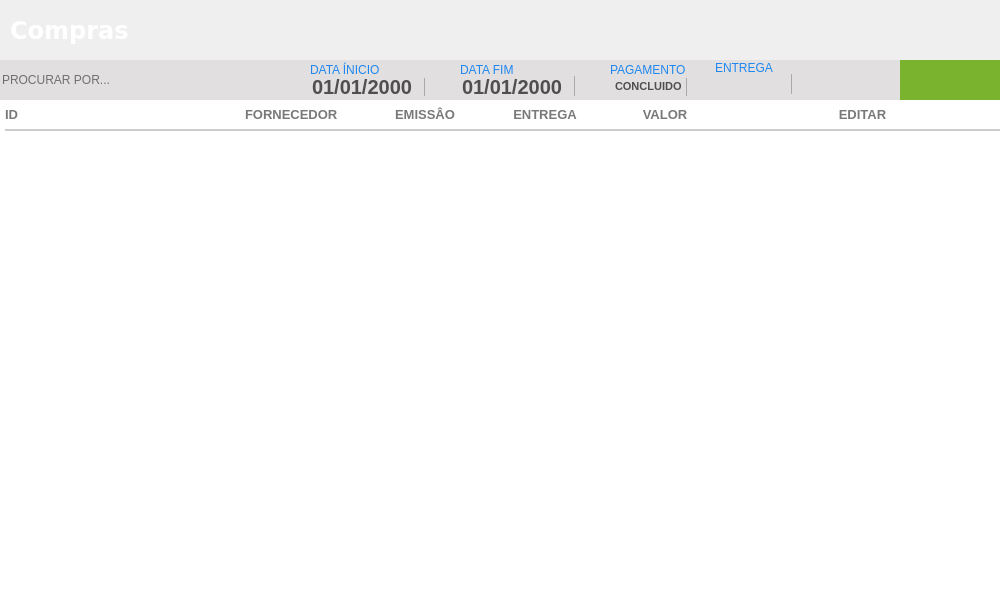
<?xml version="1.0" encoding="UTF-8"?>
<ui version="4.0">
 <class>ct_MainCompras</class>
 <widget class="QFrame" name="ct_MainCompras">
  <property name="geometry">
   <rect>
    <x>0</x>
    <y>0</y>
    <width>1000</width>
    <height>600</height>
   </rect>
  </property>
  <property name="windowTitle">
   <string>Frame</string>
  </property>
  <property name="styleSheet">
   <string notr="true">border:none</string>
  </property>
  <widget class="QFrame" name="frameMainCompras">
   <property name="geometry">
    <rect>
     <x>0</x>
     <y>0</y>
     <width>1000</width>
     <height>600</height>
    </rect>
   </property>
   <widget class="QFrame" name="fr_TopoMenuCompras">
    <property name="geometry">
     <rect>
      <x>0</x>
      <y>60</y>
      <width>1000</width>
      <height>40</height>
     </rect>
    </property>
    <property name="styleSheet">
     <string notr="true">background:#E1DFE0;
border: none;</string>
    </property>
    <widget class="QPushButton" name="bt_BuscaCompras">
     <property name="geometry">
      <rect>
       <x>820</x>
       <y>5</y>
       <width>30</width>
       <height>30</height>
      </rect>
     </property>
     <property name="font">
      <font>
       <family>Arial</family>
      </font>
     </property>
     <property name="cursor">
      <cursorShape>PointingHandCursor</cursorShape>
     </property>
     <property name="focusPolicy">
      <enum>Qt::NoFocus</enum>
     </property>
     <property name="contextMenuPolicy">
      <enum>Qt::NoContextMenu</enum>
     </property>
     <property name="toolTip">
      <string>BUSCAR</string>
     </property>
     <property name="text">
      <string/>
     </property>
    </widget>
    <widget class="QPushButton" name="bt_AddNovaCompra">
     <property name="geometry">
      <rect>
       <x>900</x>
       <y>0</y>
       <width>100</width>
       <height>40</height>
      </rect>
     </property>
     <property name="cursor">
      <cursorShape>PointingHandCursor</cursorShape>
     </property>
     <property name="focusPolicy">
      <enum>Qt::NoFocus</enum>
     </property>
     <property name="contextMenuPolicy">
      <enum>Qt::ActionsContextMenu</enum>
     </property>
     <property name="styleSheet">
      <string notr="true">QPushButton {
background-color: #7AB32E;
 }
QPushButton:hover{
background-color: #40a286
}</string>
     </property>
     <property name="text">
      <string/>
     </property>
    </widget>
    <widget class="QLineEdit" name="tx_BuscaCompras">
     <property name="geometry">
      <rect>
       <x>0</x>
       <y>5</y>
       <width>300</width>
       <height>30</height>
      </rect>
     </property>
     <property name="font">
      <font>
       <family>Arial</family>
      </font>
     </property>
     <property name="focusPolicy">
      <enum>Qt::ClickFocus</enum>
     </property>
     <property name="styleSheet">
      <string notr="true">QLineEdit {
color: #000
}
</string>
     </property>
     <property name="placeholderText">
      <string>PROCURAR POR...</string>
     </property>
    </widget>
    <widget class="QPushButton" name="bt_PrintRelatCompras">
     <property name="geometry">
      <rect>
       <x>860</x>
       <y>5</y>
       <width>30</width>
       <height>30</height>
      </rect>
     </property>
     <property name="font">
      <font>
       <family>Arial</family>
      </font>
     </property>
     <property name="cursor">
      <cursorShape>PointingHandCursor</cursorShape>
     </property>
     <property name="focusPolicy">
      <enum>Qt::NoFocus</enum>
     </property>
     <property name="contextMenuPolicy">
      <enum>Qt::NoContextMenu</enum>
     </property>
     <property name="toolTip">
      <string>IMPRIMIR</string>
     </property>
     <property name="text">
      <string/>
     </property>
    </widget>
    <widget class="QLabel" name="lb_FormVenda_22">
     <property name="geometry">
      <rect>
       <x>460</x>
       <y>2</y>
       <width>120</width>
       <height>16</height>
      </rect>
     </property>
     <property name="styleSheet">
      <string notr="true">QLabel{
font-size: 12px;
font-family: &quot;Arial Unicode MS&quot;;

color:#1E87F0;
border: none;
}</string>
     </property>
     <property name="text">
      <string>DATA FIM</string>
     </property>
    </widget>
    <widget class="QDateEdit" name="dt_InicioCompra">
     <property name="geometry">
      <rect>
       <x>310</x>
       <y>16</y>
       <width>140</width>
       <height>20</height>
      </rect>
     </property>
     <property name="styleSheet">
      <string notr="true">QDateEdit {
background: #E1DFE0;
border: none;
font-family: &quot;Arial&quot;;
font-size: 20px;
font-weight: bold;
color: rgb(80,79,79)
}
 QDateEdit::drop-down {
     subcontrol-origin: padding;
     subcontrol-position: top right;
     width: 25px;
     border-left-width: 1px;
     border-left-color: darkgray;
     border-left-style: solid; /* just a single line */
     border-top-right-radius: 3px; /* same radius as the QComboBox */
     border-bottom-right-radius: 3px;
 }
QDateEdit::down-arrow {
     image: url(&quot;+self.resourcepath('Images/down.png')+&quot;);
 }</string>
     </property>
     <property name="displayFormat">
      <string>dd/MM/yyyy</string>
     </property>
     <property name="calendarPopup">
      <bool>true</bool>
     </property>
    </widget>
    <widget class="QLabel" name="lb_FormVenda_21">
     <property name="geometry">
      <rect>
       <x>310</x>
       <y>2</y>
       <width>120</width>
       <height>16</height>
      </rect>
     </property>
     <property name="styleSheet">
      <string notr="true">QLabel{
font-size: 12px;
font-family: &quot;Arial Unicode MS&quot;;

color:#1E87F0;
border: none;
}</string>
     </property>
     <property name="text">
      <string>DATA ÍNICIO</string>
     </property>
    </widget>
    <widget class="QDateEdit" name="dt_FimCompra">
     <property name="geometry">
      <rect>
       <x>460</x>
       <y>16</y>
       <width>140</width>
       <height>20</height>
      </rect>
     </property>
     <property name="styleSheet">
      <string notr="true">QDateEdit {
background: #E1DFE0;
border: none;
font-family: &quot;Arial&quot;;
font-size: 20px;
font-weight: bold;
color: rgb(80,79,79)
}
 QDateEdit::drop-down {
     subcontrol-origin: padding;
     subcontrol-position: top right;
     width: 25px;
     border-left-width: 1px;
     border-left-color: darkgray;
     border-left-style: solid; /* just a single line */
     border-top-right-radius: 3px; /* same radius as the QComboBox */
     border-bottom-right-radius: 3px;
 }
QDateEdit::down-arrow {
     image: url(&quot;+self.resourcepath('Images/down.png')+&quot;);
 }</string>
     </property>
     <property name="displayFormat">
      <string>dd/MM/yyyy</string>
     </property>
     <property name="calendarPopup">
      <bool>true</bool>
     </property>
    </widget>
    <widget class="QLabel" name="lb_FormVenda_30">
     <property name="geometry">
      <rect>
       <x>715</x>
       <y>0</y>
       <width>95</width>
       <height>16</height>
      </rect>
     </property>
     <property name="styleSheet">
      <string notr="true">QLabel{
font-size: 12px;
font-family: &quot;Arial Unicode MS&quot;;

color:#1E87F0;
border: none;
}</string>
     </property>
     <property name="text">
      <string>ENTREGA</string>
     </property>
    </widget>
    <widget class="QComboBox" name="cb_entrega">
     <property name="geometry">
      <rect>
       <x>715</x>
       <y>14</y>
       <width>95</width>
       <height>20</height>
      </rect>
     </property>
     <property name="styleSheet">
      <string notr="true">QComboBox{
background: #E1DFE0;
border: none;
font-family: &quot;Arial&quot;;
font-size: 11px;
font-weight: bold;
color: rgb(80,79,79)
}
 QComboBox::drop-down {
     subcontrol-origin: padding;
     subcontrol-position: top right;
     width: 18px;
     border-left-width: 1px;
     border-left-color: darkgray;
     border-left-style: solid; /* just a single line */
     border-top-right-radius: 3px; /* same radius as the QComboBox */
     border-bottom-right-radius: 3px;
 }
QComboBox::down-arrow {
     image: url(&quot;+self.resourcepath('Images/down.png')+&quot;);
 }
</string>
     </property>
    </widget>
    <widget class="QComboBox" name="cb_pagamento">
     <property name="geometry">
      <rect>
       <x>610</x>
       <y>16</y>
       <width>95</width>
       <height>20</height>
      </rect>
     </property>
     <property name="styleSheet">
      <string notr="true">QComboBox{
background: #E1DFE0;
border: none;
font-family: &quot;Arial&quot;;
font-size: 11px;
font-weight: bold;
color: rgb(80,79,79)
}
 QComboBox::drop-down {
     subcontrol-origin: padding;
     subcontrol-position: top right;
     width: 18px;
     border-left-width: 1px;
     border-left-color: darkgray;
     border-left-style: solid; /* just a single line */
     border-top-right-radius: 3px; /* same radius as the QComboBox */
     border-bottom-right-radius: 3px;
 }
QComboBox::down-arrow {
     image: url(&quot;+self.resourcepath('Images/down.png')+&quot;);
 }
</string>
     </property>
     <item>
      <property name="text">
       <string>CONCLUIDO</string>
      </property>
     </item>
    </widget>
    <widget class="QLabel" name="lb_FormVenda_29">
     <property name="geometry">
      <rect>
       <x>610</x>
       <y>2</y>
       <width>95</width>
       <height>16</height>
      </rect>
     </property>
     <property name="styleSheet">
      <string notr="true">QLabel{
font-size: 12px;
font-family: &quot;Arial Unicode MS&quot;;

color:#1E87F0;
border: none;
}</string>
     </property>
     <property name="text">
      <string>PAGAMENTO</string>
     </property>
    </widget>
   </widget>
   <widget class="QFrame" name="ct_containerCompras">
    <property name="geometry">
     <rect>
      <x>0</x>
      <y>100</y>
      <width>1000</width>
      <height>500</height>
     </rect>
    </property>
    <property name="styleSheet">
     <string notr="true">border: none</string>
    </property>
    <widget class="QTableWidget" name="tb_Compras">
     <property name="geometry">
      <rect>
       <x>0</x>
       <y>0</y>
       <width>1000</width>
       <height>500</height>
      </rect>
     </property>
     <property name="cursor" stdset="0">
      <cursorShape>PointingHandCursor</cursorShape>
     </property>
     <property name="focusPolicy">
      <enum>Qt::WheelFocus</enum>
     </property>
     <property name="styleSheet">
      <string notr="true">QTableView{
color: #797979;
font-weight: bold;
font-size: 13px;
background: #FFF;
padding: 0 0 0 5px;
}
QHeaderView:section{
background: #FFF;
padding: 5px 0 ;
font-size: 13px;
font-family: &quot;Arial&quot;;
font-weight: bold;
color: #797979;
border: none;
border-bottom: 2px solid #CCC;
}
QTableView::item {
border-bottom: 2px solid #CCC;
padding: 2px;
}

</string>
     </property>
     <property name="frameShape">
      <enum>QFrame::NoFrame</enum>
     </property>
     <property name="frameShadow">
      <enum>QFrame::Plain</enum>
     </property>
     <property name="autoScrollMargin">
      <number>20</number>
     </property>
     <property name="editTriggers">
      <set>QAbstractItemView::NoEditTriggers</set>
     </property>
     <property name="tabKeyNavigation">
      <bool>false</bool>
     </property>
     <property name="showDropIndicator" stdset="0">
      <bool>false</bool>
     </property>
     <property name="dragDropOverwriteMode">
      <bool>false</bool>
     </property>
     <property name="selectionMode">
      <enum>QAbstractItemView::NoSelection</enum>
     </property>
     <property name="selectionBehavior">
      <enum>QAbstractItemView::SelectRows</enum>
     </property>
     <property name="textElideMode">
      <enum>Qt::ElideMiddle</enum>
     </property>
     <property name="showGrid">
      <bool>false</bool>
     </property>
     <property name="cornerButtonEnabled">
      <bool>false</bool>
     </property>
     <property name="rowCount">
      <number>0</number>
     </property>
     <attribute name="horizontalHeaderDefaultSectionSize">
      <number>120</number>
     </attribute>
     <attribute name="horizontalHeaderStretchLastSection">
      <bool>true</bool>
     </attribute>
     <attribute name="verticalHeaderVisible">
      <bool>false</bool>
     </attribute>
     <attribute name="verticalHeaderCascadingSectionResizes">
      <bool>true</bool>
     </attribute>
     <attribute name="verticalHeaderDefaultSectionSize">
      <number>50</number>
     </attribute>
     <column>
      <property name="text">
       <string>ID</string>
      </property>
      <property name="font">
       <font>
        <family>Segoe UI</family>
        <pointsize>10</pointsize>
        <weight>75</weight>
        <bold>true</bold>
       </font>
      </property>
      <property name="textAlignment">
       <set>AlignLeading|AlignVCenter</set>
      </property>
      <property name="background">
       <color alpha="0">
        <red>0</red>
        <green>0</green>
        <blue>0</blue>
       </color>
      </property>
      <property name="foreground">
       <brush brushstyle="SolidPattern">
        <color alpha="255">
         <red>80</red>
         <green>79</green>
         <blue>79</blue>
        </color>
       </brush>
      </property>
     </column>
     <column>
      <property name="text">
       <string/>
      </property>
     </column>
     <column>
      <property name="text">
       <string>FORNECEDOR</string>
      </property>
      <property name="font">
       <font>
        <family>Segoe UI</family>
        <pointsize>10</pointsize>
        <weight>75</weight>
        <bold>true</bold>
       </font>
      </property>
      <property name="textAlignment">
       <set>AlignLeading|AlignVCenter</set>
      </property>
      <property name="foreground">
       <brush brushstyle="SolidPattern">
        <color alpha="255">
         <red>80</red>
         <green>79</green>
         <blue>79</blue>
        </color>
       </brush>
      </property>
     </column>
     <column>
      <property name="text">
       <string>EMISSÂO</string>
      </property>
      <property name="font">
       <font>
        <family>Segoe UI</family>
        <pointsize>10</pointsize>
        <weight>75</weight>
        <bold>true</bold>
       </font>
      </property>
      <property name="textAlignment">
       <set>AlignCenter</set>
      </property>
      <property name="foreground">
       <brush brushstyle="SolidPattern">
        <color alpha="255">
         <red>80</red>
         <green>79</green>
         <blue>79</blue>
        </color>
       </brush>
      </property>
     </column>
     <column>
      <property name="text">
       <string>ENTREGA</string>
      </property>
      <property name="font">
       <font>
        <family>Segoe UI</family>
        <pointsize>10</pointsize>
        <weight>75</weight>
        <bold>true</bold>
       </font>
      </property>
      <property name="textAlignment">
       <set>AlignCenter</set>
      </property>
      <property name="foreground">
       <brush brushstyle="SolidPattern">
        <color alpha="255">
         <red>80</red>
         <green>79</green>
         <blue>79</blue>
        </color>
       </brush>
      </property>
     </column>
     <column>
      <property name="text">
       <string>VALOR</string>
      </property>
      <property name="font">
       <font>
        <family>Segoe UI</family>
        <pointsize>10</pointsize>
        <weight>75</weight>
        <bold>true</bold>
       </font>
      </property>
      <property name="textAlignment">
       <set>AlignCenter</set>
      </property>
      <property name="foreground">
       <brush brushstyle="SolidPattern">
        <color alpha="255">
         <red>80</red>
         <green>79</green>
         <blue>79</blue>
        </color>
       </brush>
      </property>
     </column>
     <column>
      <property name="text">
       <string>EDITAR</string>
      </property>
      <property name="font">
       <font>
        <family>Segoe UI</family>
        <pointsize>10</pointsize>
        <weight>75</weight>
        <bold>true</bold>
       </font>
      </property>
      <property name="textAlignment">
       <set>AlignCenter</set>
      </property>
     </column>
    </widget>
   </widget>
   <widget class="QFrame" name="fr_TituloCompras">
    <property name="geometry">
     <rect>
      <x>0</x>
      <y>0</y>
      <width>1000</width>
      <height>60</height>
     </rect>
    </property>
    <property name="styleSheet">
     <string notr="true">border: none</string>
    </property>
    <widget class="QLabel" name="lb_tituloCompras">
     <property name="geometry">
      <rect>
       <x>10</x>
       <y>15</y>
       <width>200</width>
       <height>30</height>
      </rect>
     </property>
     <property name="font">
      <font>
       <family>DejaVu Sans</family>
       <pointsize>18</pointsize>
       <weight>75</weight>
       <bold>true</bold>
      </font>
     </property>
     <property name="styleSheet">
      <string notr="true">color: #FFF</string>
     </property>
     <property name="text">
      <string>Compras</string>
     </property>
    </widget>
   </widget>
   <zorder>ct_containerCompras</zorder>
   <zorder>fr_TopoMenuCompras</zorder>
   <zorder>fr_TituloCompras</zorder>
  </widget>
 </widget>
 <resources/>
 <connections/>
</ui>
